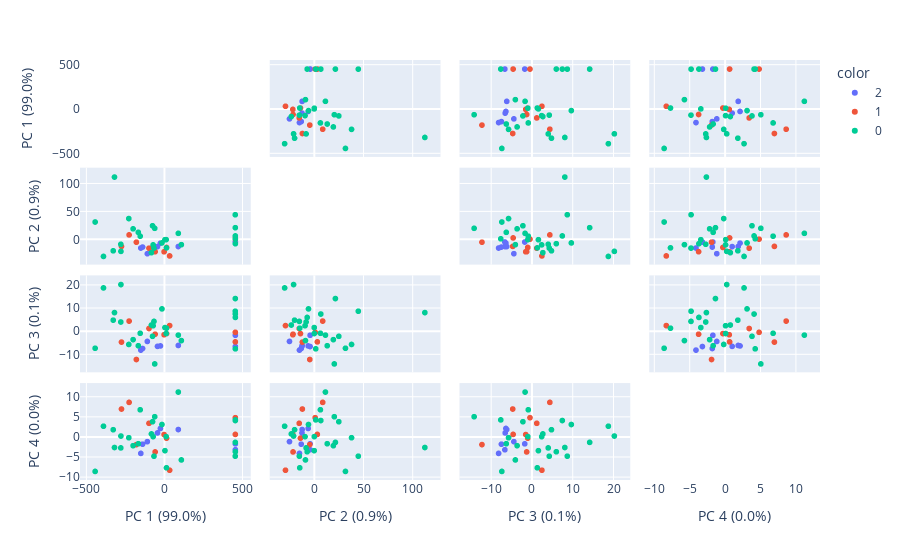

The notebook cell this image was saved under:
### Markdown cell above
### PCA y Visualizacion

Comprobemos si es posible la agrupacion visualmente despues de reducir la dimensionalidad.

### Code cell
from sklearn.decomposition import PCA
import plotly.express as px

features = ["sepal_width", "sepal_length", "petal_width", "petal_length"]

pca = PCA()
components = pca.fit_transform(df_biv)
labels = {
    str(i): f"PC {i+1} ({var:.1f}%)"
    for i, var in enumerate(pca.explained_variance_ratio_ * 100)
}

fig = px.scatter_matrix(
    components,
    labels=labels,
    dimensions=range(4),
    color=df_cut["Tamanio"].astype(str)
)
fig.update_traces(diagonal_visible=False)
fig.show()

### Figure 1 — Plotly figure (JSON) as saved in the notebook; plotly's stock layout.template omitted (floating-point values rounded to 4 significant figures)
{"data": [{"diagonal": {"visible": false}, "dimensions": [{"axis": {"matches": true}, "label": "PC 1 (99.0%)", "values": [-108.9, -43.84, -139.6, 89.72, -150.7, -24.9, 455.8, 455.8]}, {"axis": {"matches": true}, "label": "PC 2 (0.9%)", "values": [-24.95, -12.24, -13.04, -12.11, -14.82, -5.956, -3.999, -4.033]}, {"axis": {"matches": true}, "label": "PC 3 (0.1%)", "values": [-4.296, -6.437, -7.357, -6.04, -8.048, -6.251, -1.619, -6.504]}, {"axis": {"matches": true}, "label": "PC 4 (0.0%)", "values": [-1.128, 1.046, -1.764, 1.899, -4.069, 2.16, -1.68, -3.16]}], "hovertemplate": "color=2<br>%{xaxis.title.text}=%{x}<br>%{yaxis.title.text}=%{y}<extra></extra>", "legendgroup": "2", "marker": {"color": "#636efa", "symbol": "circle"}, "name": "2", "showlegend": true, "type": "splom"}, {"diagonal": {"visible": false}, "dimensions": [{"axis": {"matches": true}, "label": "PC 1 (99.0%)", "values": [-1.35, 455.7, -59.04, -274.6, 455.7, -179.2, 14.29, -98.31, 34.0, -226.0]}, {"axis": {"matches": true}, "label": "PC 2 (0.9%)", "values": [-21.56, 1.17, -21.37, -11.86, 3.383, -4.314, -13.81, -15.08, -29.04, 8.814]}, {"axis": {"matches": true}, "label": "PC 3 (0.1%)", "values": [-1.383, -0.3302, -1.155, -4.578, -4.477, -12.13, -0.8912, 1.325, 2.59, 4.542]}, {"axis": {"matches": true}, "label": "PC 4 (0.0%)", "values": [0.6373, 4.857, -3.703, 7.022, 0.6823, -1.869, -0.261, 3.45, -8.273, 8.686]}], "hovertemplate": "color=1<br>%{xaxis.title.text}=%{x}<br>%{yaxis.title.text}=%{y}<extra></extra>", "legendgroup": "1", "marker": {"color": "#EF553B", "symbol": "circle"}, "name": "1", "showlegend": true, "type": "splom"}, {"diagonal": {"visible": false}, "dimensions": [{"axis": {"matches": true}, "label": "PC 1 (99.0%)", "values": [4.079, 11.83, -279.1, -319.5, 455.7, -278.3, -200.3, 109.4, -227.8, -15.02, -61.5, -166.9, -443.9, -82.65, 455.0, -66.22, -327.7, 14.06, -154.8, 455.6, -71.81, -390.1, 455.3, -75.59, 455.8, 89.86]}, {"axis": {"matches": true}, "label": "PC 2 (0.9%)", "values": [0.2046, 0.3048, -8.058, 112.9, 1.774, -20.81, 19.71, -8.7, 38.2, -5.631, 20.67, 13.44, 32.03, -23.11, 45.09, -14.91, -19.81, -14.53, 6.498, 6.933, -9.134, -29.93, 21.79, 25.24, -6.988, 11.64]}, {"axis": {"matches": true}, "label": "PC 3 (0.1%)", "values": [1.734, -0.8613, 4.139, 8.227, -7.506, 20.39, -3.502, -3.924, -5.604, 9.82, -14.06, -6.156, -7.246, 2.832, 8.826, 4.397, 4.938, 1.458, -0.7564, 7.607, 2.531, 18.92, 14.32, -2.075, 6.13, -1.547]}, {"axis": {"matches": true}, "label": "PC 4 (0.0%)", "values": [-3.385, 0.1267, -2.695, -2.595, 4.302, 0.2762, -2.139, -5.704, -0.1455, 3.152, 5.103, -1.647, -8.577, 0.792, -4.769, -4.776, 1.853, -7.674, 6.836, 4.146, 0.1137, 2.728, -1.315, 3.853, -3.656, 11.26]}], "hovertemplate": "color=0<br>%{xaxis.title.text}=%{x}<br>%{yaxis.title.text}=%{y}<extra></extra>", "legendgroup": "0", "marker": {"color": "#00cc96", "symbol": "circle"}, "name": "0", "showlegend": true, "type": "splom"}], "layout": {"dragmode": "select", "legend": {"title": {"text": "color"}, "tracegroupgap": 0}, "margin": {"t": 60}}}
